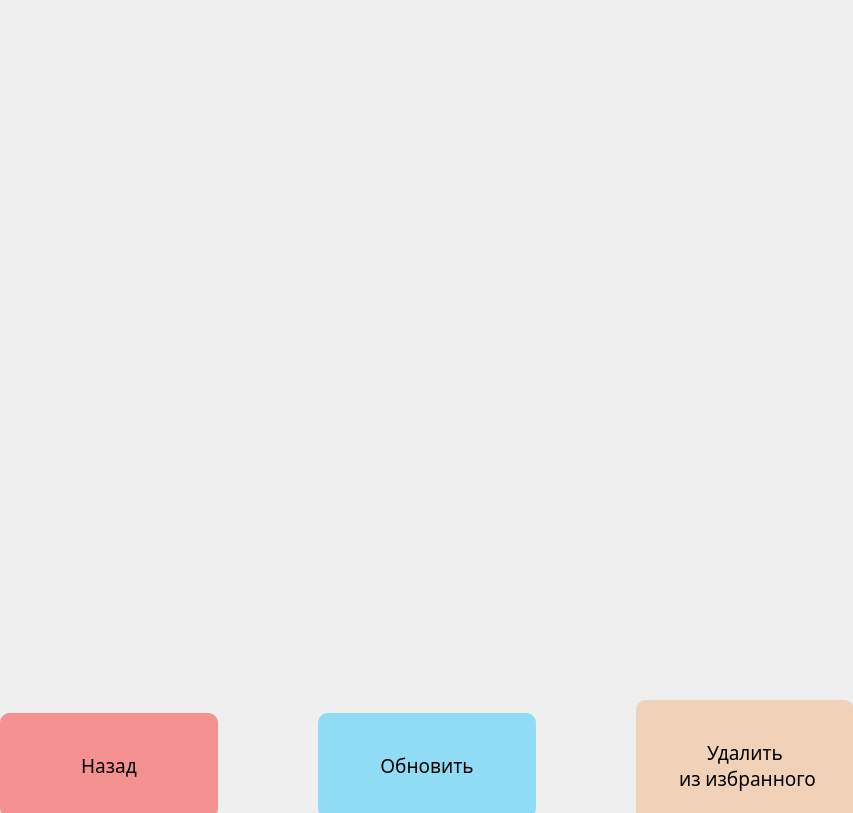
<?xml version="1.0" encoding="UTF-8"?>
<ui version="4.0">
 <class>AltWidget</class>
 <widget class="QWidget" name="AltWidget">
  <property name="geometry">
   <rect>
    <x>0</x>
    <y>0</y>
    <width>853</width>
    <height>813</height>
   </rect>
  </property>
  <property name="windowTitle">
   <string>alt</string>
  </property>
  <widget class="QWidget" name="layoutWidget">
   <property name="geometry">
    <rect>
     <x>0</x>
     <y>0</y>
     <width>854</width>
     <height>830</height>
    </rect>
   </property>
   <property name="font">
    <font>
     <pointsize>14</pointsize>
    </font>
   </property>
   <layout class="QGridLayout" name="gridLayout">
    <property name="horizontalSpacing">
     <number>100</number>
    </property>
    <item row="0" column="1">
     <widget class="QPushButton" name="item_1">
      <property name="font">
       <font>
        <pointsize>64</pointsize>
       </font>
      </property>
      <property name="styleSheet">
       <string notr="true">padding: 25;
outline: none;
border: none;</string>
      </property>
      <property name="text">
       <string/>
      </property>
      <property name="iconSize">
       <size>
        <width>200</width>
        <height>150</height>
       </size>
      </property>
     </widget>
    </item>
    <item row="5" column="1">
     <widget class="QPushButton" name="item_5">
      <property name="sizePolicy">
       <sizepolicy hsizetype="Minimum" vsizetype="Fixed">
        <horstretch>0</horstretch>
        <verstretch>100</verstretch>
       </sizepolicy>
      </property>
      <property name="font">
       <font>
        <pointsize>64</pointsize>
       </font>
      </property>
      <property name="styleSheet">
       <string notr="true">padding: 25;
outline: none;
border: none;</string>
      </property>
      <property name="text">
       <string/>
      </property>
      <property name="iconSize">
       <size>
        <width>200</width>
        <height>200</height>
       </size>
      </property>
     </widget>
    </item>
    <item row="2" column="0">
     <widget class="QPushButton" name="outfit_prev">
      <property name="font">
       <font>
        <pointsize>64</pointsize>
       </font>
      </property>
      <property name="styleSheet">
       <string notr="true">outline: none;
border: none;
padding: 25;</string>
      </property>
      <property name="text">
       <string/>
      </property>
      <property name="iconSize">
       <size>
        <width>300</width>
        <height>300</height>
       </size>
      </property>
     </widget>
    </item>
    <item row="3" column="1">
     <widget class="QPushButton" name="item_4">
      <property name="font">
       <font>
        <pointsize>64</pointsize>
       </font>
      </property>
      <property name="styleSheet">
       <string notr="true">padding: 25;
outline: none;
border: none;</string>
      </property>
      <property name="text">
       <string/>
      </property>
      <property name="iconSize">
       <size>
        <width>300</width>
        <height>250</height>
       </size>
      </property>
     </widget>
    </item>
    <item row="2" column="2">
     <widget class="QPushButton" name="outfit_next">
      <property name="font">
       <font>
        <pointsize>64</pointsize>
       </font>
      </property>
      <property name="styleSheet">
       <string notr="true">outline: none;
border: none;
padding: 25;</string>
      </property>
      <property name="text">
       <string/>
      </property>
      <property name="iconSize">
       <size>
        <width>300</width>
        <height>300</height>
       </size>
      </property>
     </widget>
    </item>
    <item row="1" column="1">
     <widget class="QPushButton" name="item_2">
      <property name="font">
       <font>
        <pointsize>64</pointsize>
       </font>
      </property>
      <property name="styleSheet">
       <string notr="true">padding: 25;
outline: none;
border: none;</string>
      </property>
      <property name="text">
       <string/>
      </property>
      <property name="iconSize">
       <size>
        <width>300</width>
        <height>250</height>
       </size>
      </property>
     </widget>
    </item>
    <item row="2" column="1">
     <widget class="QPushButton" name="item_3">
      <property name="maximumSize">
       <size>
        <width>16777215</width>
        <height>16777215</height>
       </size>
      </property>
      <property name="font">
       <font>
        <pointsize>64</pointsize>
       </font>
      </property>
      <property name="styleSheet">
       <string notr="true">padding: 25;
outline: none;
border: none;</string>
      </property>
      <property name="text">
       <string/>
      </property>
      <property name="iconSize">
       <size>
        <width>300</width>
        <height>250</height>
       </size>
      </property>
     </widget>
    </item>
    <item row="6" column="2">
     <widget class="QPushButton" name="delete_2">
      <property name="font">
       <font>
        <family>Rockwell</family>
        <pointsize>14</pointsize>
       </font>
      </property>
      <property name="styleSheet">
       <string notr="true">QPushButton{
padding: none;
border: transparent solid;
background-color: rgba(244, 164, 96, 100);
border-radius: 10%;

}
QPushButton:hover{
background-color: rgba(90,90,90,100);
}</string>
      </property>
      <property name="text">
       <string>Удалить
 из избранного</string>
      </property>
     </widget>
    </item>
    <item row="6" column="0">
     <widget class="QPushButton" name="back">
      <property name="font">
       <font>
        <family>Rockwell</family>
        <pointsize>14</pointsize>
       </font>
      </property>
      <property name="styleSheet">
       <string notr="true">QPushButton{
padding: none;
border: transparent solid;
background-color: rgba(255, 0, 0,100);
border-radius: 10%;

}
QPushButton:hover{
background-color: rgba(90,90,90,100);
}</string>
      </property>
      <property name="text">
       <string>Назад</string>
      </property>
     </widget>
    </item>
    <item row="6" column="1">
     <widget class="QPushButton" name="refresh">
      <property name="font">
       <font>
        <family>Rockwell</family>
        <pointsize>14</pointsize>
       </font>
      </property>
      <property name="styleSheet">
       <string notr="true">QPushButton{
padding: none;
border: transparent solid;
background-color: rgba(0, 191, 255,100);
border-radius: 10%;

}
QPushButton:hover{
background-color: rgba(90,90,90,100);
}</string>
      </property>
      <property name="text">
       <string>Обновить</string>
      </property>
     </widget>
    </item>
   </layout>
  </widget>
 </widget>
 <resources/>
 <connections/>
</ui>
